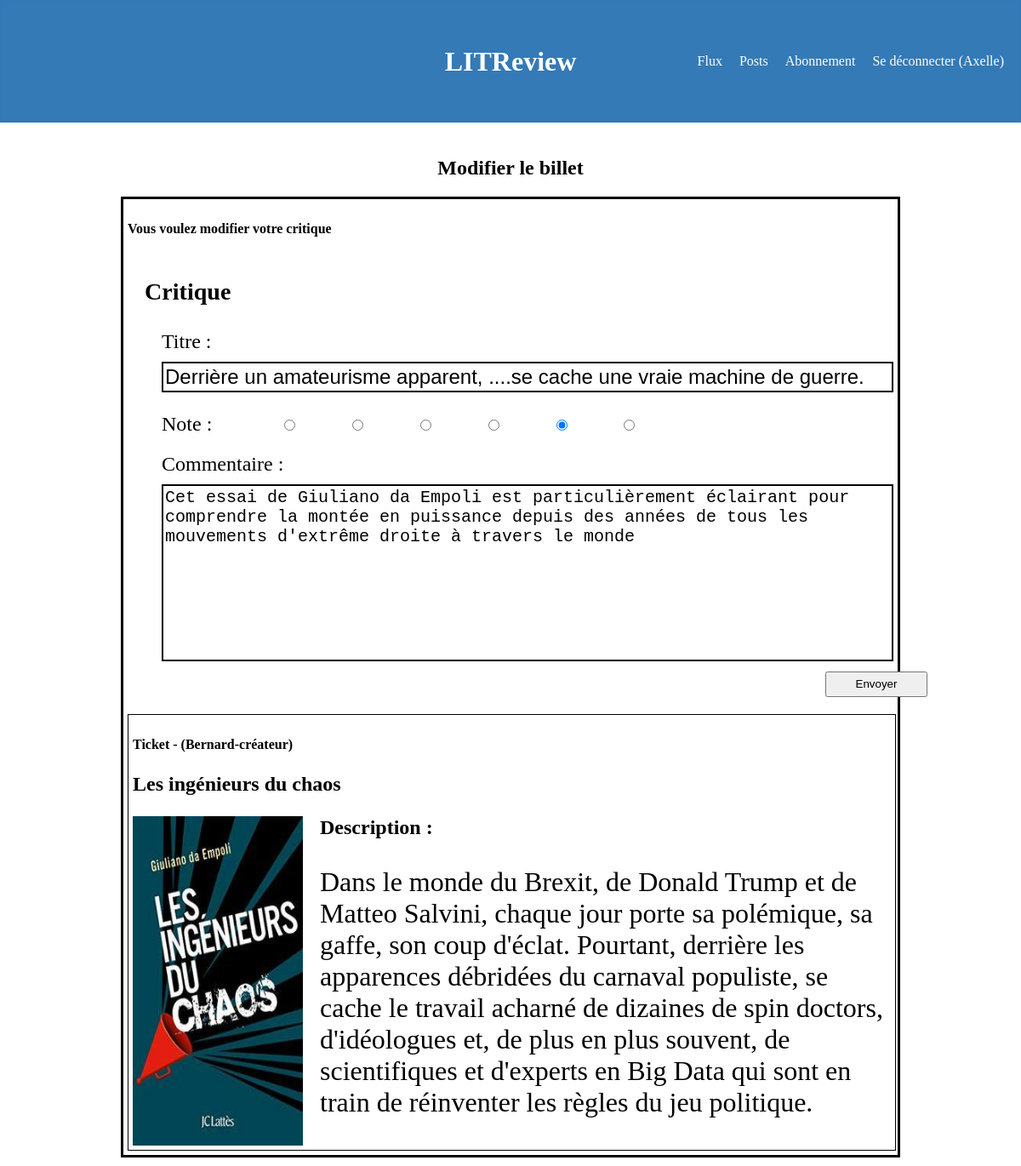
The app's page /review/15/edit/ (signed in), older data.
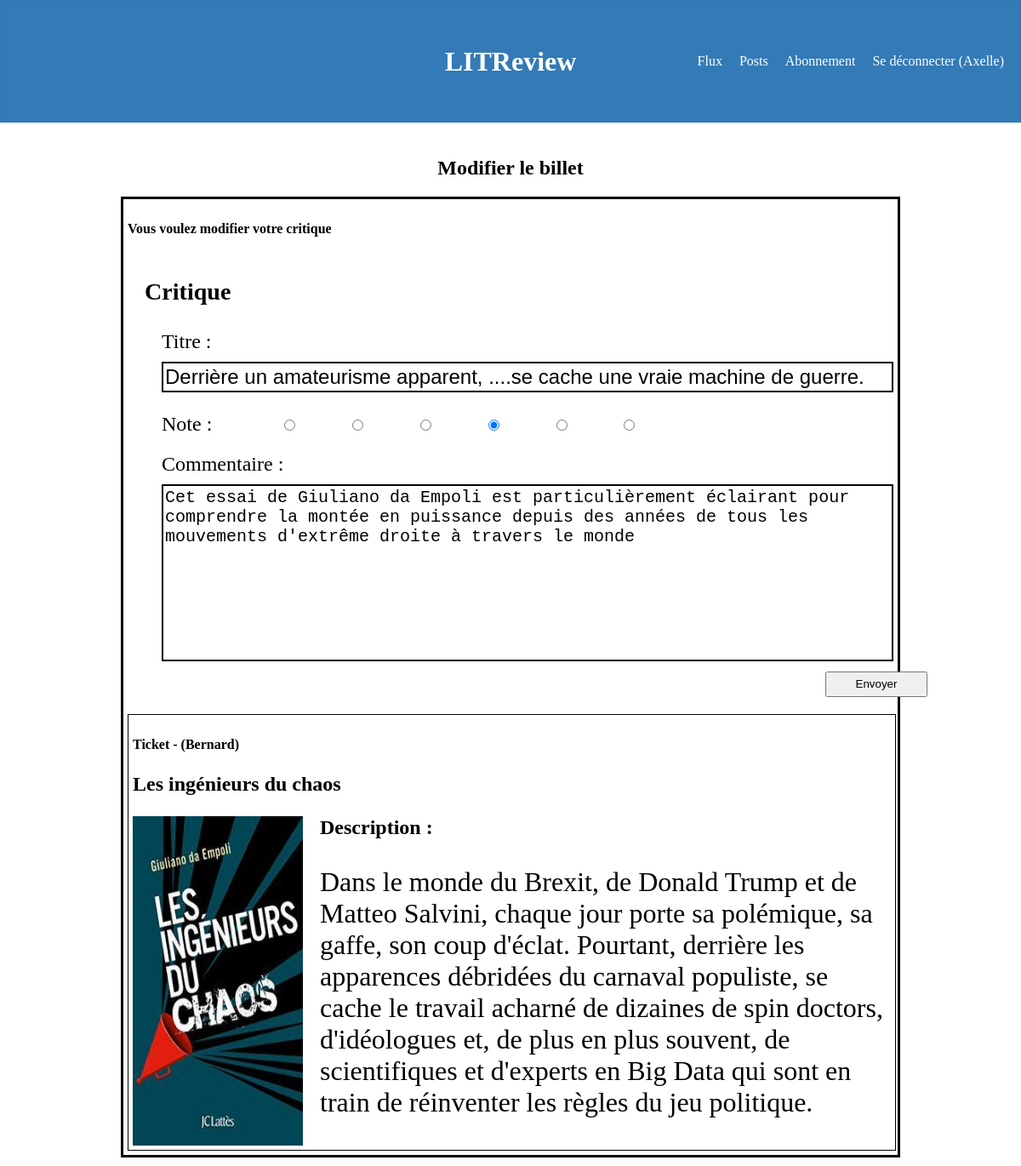
The same page, newer data.
### review/models.py (models this page shows, shortened)
class Ticket(models.Model):
    IMAGE_MAX_SIZE = (800, 800)
    title = models.CharField(max_length=128, verbose_name='Titre', null=False, blank=False)
    description = models.TextField(max_length=2048, null=False, blank=False, verbose_name='Description')
    user = models.ForeignKey(to=settings.AUTH_USER_MODEL, on_delete=models.CASCADE)
    image = models.ImageField(verbose_name='Image')
    time_created = models.DateTimeField(auto_now=True)
    review_created = models.BooleanField(default=False)

### authentication/models.py (models this page shows)
class User(AbstractUser):
    follows = models.ManyToManyField(
        'self',
        symmetrical=False,
        verbose_name='abonné',
    )

### review/views.py (the view)
# urls.py: path('review/<int:ticket_id>/edit/', review.views.review_ticket_edit, name='review_ticket_edit'),
@login_required
def review_ticket_edit(request, ticket_id):
    ticket = get_object_or_404(Ticket, id=ticket_id)
    review = get_object_or_404(Review, ticket_id=ticket_id)
    review_form = ReviewForm(instance=review)
    if request.method == 'POST':
        review_form = ReviewForm(request.POST, instance=review)
        if review_form.is_valid():
            review_form.save()
            return redirect('post')
        else:
            print(review_form.errors)
            ticket = get_object_or_404(Ticket, id=ticket_id)
            review = get_object_or_404(Review, ticket_id=ticket_id)
            review_form = ReviewForm(instance=review)
            rating_form = RatingForm(initial={'rating': review.rating})
    else:
        review_form = ReviewForm(instance=review)
        rating_form = RatingForm(initial={'rating': review.rating})
    context = {
        'review_form': review_form,
        'ticket': ticket,
        'rating_form': rating_form,
        'loop_times': range(0, 6),
        }
    return render(request, 'review/review_ticket_edit.html', context=context)

### review/forms.py
class ReviewForm(forms.ModelForm):
    class Meta:
        model = models.Review
        fields = ['headline', 'rating', 'body']

class RatingForm(forms.Form):
    RATING = (
        (0, ' - 0'),
        (1, ' - 1'),
        (2, ' - 2'),
        (3, ' - 3'),
        (4, ' - 4'),
        (5, ' - 5'),
    )
    rating = forms.ChoiceField(choices=RATING, widget=forms.RadioSelect(), required=True, label='Note :')

### review/templates/review/review_ticket_edit.html (shortened to what this page needs)
{% extends 'base.html' %}
{% load custom_filters %}
{% block content %}
    <div class="main-container">
        <div class="main-title">
            <h2>Modifier le billet</h2>
        </div>
        <div class="flux">
            <form method="post" enctype="multipart/form-data">
                <div class="head-post">
                    <span>
                        <h4>Vous voulez modifier votre critique</h4>
                    </span>
                </div>
                <div class="review">
                    <h3>Critique</h3>
                    <div class="review">
                        <p>
                            <label for="id_headline" >Titre&nbsp;:</label>
                            <input class="id_headline" type="text" name="headline" maxlength="128" value="{{ review_form.headline.value }}" required="" id="id_headline" placeholder="Titre de votre critique">
                        </p>
                        <div class="radio">
                            <label for="id_rating">Note&nbsp;:</label>
                                <div class="radio-inline">
                                    {% for i in loop_times %}
                                        <span><input type="radio" id="option{{ i }}" name="rating" value="{{ i }}" required {% if review_form.initial.rating == i %} checked {% endif %}></span>
                                    {% endfor %}
                                </div>
                            </div>
                        <div class="input-wrapper">
                            <label for="id_body">Commentaire&nbsp;:</label>
                            <textarea class="id_body" id="id_body" name="body" rows="4" cols="50" placeholder="Saisissez votre avis...." required="">{{ review_form.body.value }}</textarea>
                        </div>
                        <form action="{% url 'review_ticket_edit' ticket.id %}" method='post'>
                            <input class="review_create_button" type="submit" value="Envoyer">
                        </form>
                    </div>
                </div>
                <div class="ticket">
                    <div class="author">
                        <h4 > Ticket - ({{ ticket.user }}) </h4>
                        <p>{{ ticket.title }}</p>
                        <div class="image-container">
                            <img class="image" src="{{ ticket.image.url }}" alt="">
                            <div class="description">
                                <h2>Description :</h2>
                                <p>
                                    {{ ticket.description }}
                                </p>
                            </div>
                        </div>
                    </div>
                </div>
            </form>
        </div>
    </div>
{% endblock content %}

Row changes from the older to the newer data that the page shows:
changed through a linked row, Ticket "Les ingénieurs du chaos": user "Bernard-créateur" → "Bernard"
Text that changed along with them:
form field rating: "☐" → "☑"
form field rating: "☑" → "☐"
